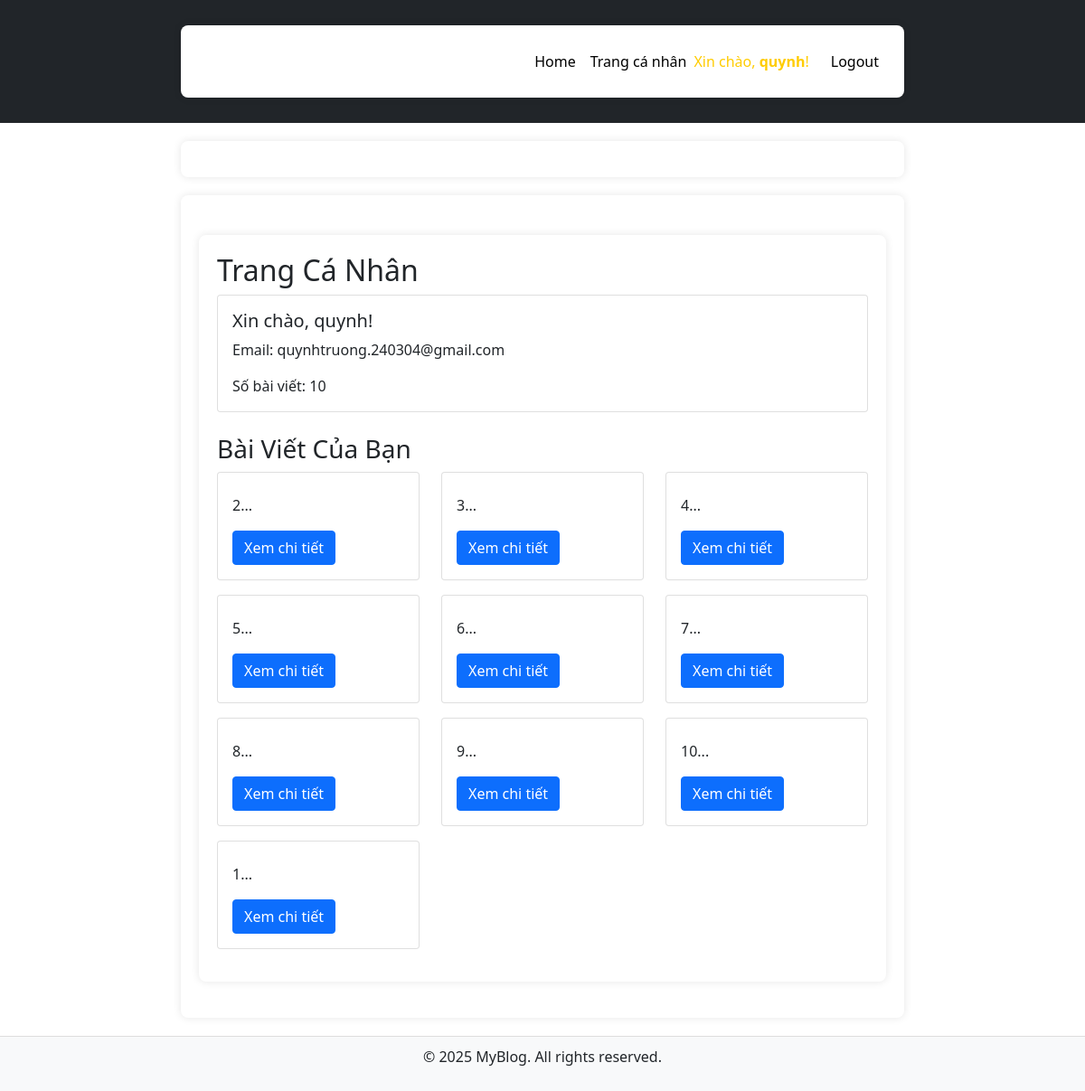
The app's page /profile (signed in) with its own data.
### website/models.py (models this page shows)
class User(db.Model, UserMixin):
    id = db.Column(db.Integer, primary_key=True)
    email = db.Column(db.String(150), unique=True)
    username = db.Column(db.String(150), unique=True)
    password = db.Column(db.String(150))
    date_created = db.Column(db.DateTime(timezone=True), default=func.now())
    is_blocked = db.Column(db.Boolean, default=False)  # ✅ Thêm cột này
    is_admin = db.Column(db.Boolean, default=False)  # ✅ Thêm quyền admin
    posts = db.relationship('Post', backref='user', passive_deletes=True)
    comments = db.relationship('Comment', backref='user', passive_deletes=True)

class Post(db.Model):
    id = db.Column(db.Integer, primary_key=True)
    text = db.Column(db.Text, nullable=False)
    date_created = db.Column(db.DateTime(timezone=True), default=func.now())
    author = db.Column(db.Integer, db.ForeignKey(
        'user.id', ondelete="CASCADE"), nullable=False)
    comments = db.relationship('Comment', backref='post', passive_deletes=True)

### website/views.py (the view)
@views.route("/profile")
@login_required
def profile():
    return render_template("profile.html", user=current_user)

### website/__init__.py (called while the page is built)
def create_app():
    app = Flask(__name__)
    app.config['SECRET_KEY'] = "helloworld"
    app.config['SQLALCHEMY_DATABASE_URI'] = f'sqlite:///{DB_NAME}'
    db.init_app(app)
    migrate = Migrate(app, db)  # ✅ Khởi tạo Flask-Migrate
    from .models import User, Post
    from .views import views
    from .auth import auth
    from .admin import admin
    app.register_blueprint(views, url_prefix="/")
    app.register_blueprint(auth, url_prefix="/")
    app.register_blueprint(admin, url_prefix="/admin")
    create_database(app)  # ✅ Tạo database nếu chưa có
    login_manager = LoginManager()
    login_manager.login_view = "auth.login"
    login_manager.init_app(app)
    @login_manager.user_loader
    def load_user(id):
        return User.query.get(int(id))
    return app

### website/templates/profile.html (shortened to what this page needs)
{% extends "base.html" %}
{% block content %}
<div class="container mt-4">
    <h2>Trang Cá Nhân</h2>
    <div class="card">
        <div class="card-body">
            <h5 class="card-title">Xin chào, {{ user.username }}!</h5>
            <p class="card-text">Email: {{ user.email }}</p>
            <p class="card-text">Số bài viết: {{ user.posts|length }}</p>
        </div>
    </div>
    <h3 class="mt-4">Bài Viết Của Bạn</h3>
    <div class="row">
        {% for post in user.posts %}
        <div class="col-md-4">
            <div class="card mb-3">
                <div class="card-body">
                    <p class="card-text">{{ post.text[:100] }}...</p>
                    <a href="/post/{{ post.id }}" class="btn btn-primary">Xem chi tiết</a>
                </div>
            </div>
        </div>
        {% endfor %}
    </div>
</div>
{% endblock %}

### website/templates/base.html (shortened to what this page needs)
<!DOCTYPE html>
<html lang="en">
  <head>
    <link
      href="https://cdn.jsdelivr.net/npm/bootstrap@5.0.2/dist/css/bootstrap.min.css"
      rel="stylesheet"
    />
  </head>
  <body>
    <nav class="navbar navbar-expand-lg navbar-dark bg-dark">
      <div class="container">
        <a class="navbar-brand" href="/">MyBlog</a>
        <div class="collapse navbar-collapse" id="navbar">
          <div class="navbar-nav ms-auto">
            <a class="nav-item nav-link" href="/home">Home</a>
            {% if user.is_authenticated %}
              <a class="nav-item nav-link" href="/profile">Trang cá nhân</a>
              <span class="navbar-text me-3" style="color: #ffcc00;">Xin chào, <strong>{{ user.username }}</strong>!</span>
              <a class="nav-item nav-link" href="/logout">Logout</a>
            {% else %}
              <a class="nav-item nav-link" href="/login">Login</a>
              <a class="nav-item nav-link" href="/sign-up">Sign Up</a>
            {% endif %}
          </div>
        </div>
      </div>
    </nav>
    <div class="container">
    </div>
    <div class="container">{% block content %}{% endblock %}</div>
    <div class="footer">
      <p>&copy; 2025 MyBlog. All rights reserved.</p>
    </div>
  </body>
</html>

### website/templates/base.html (style rules this page uses)
.container { max-width: 800px; margin: 20px auto; padding: 20px; background: #fff; box-shadow: 0 0 10px rgba(0, 0, 0, 0.1); border-radius: 8px; }
.navbar { margin-bottom: 20px; }
.footer { text-align: center; padding: 10px; margin-top: 20px; background: #f8f9fa; border-top: 1px solid #ddd; }
.navbar-dark .navbar-nav .nav-link { color: black !important; }

### records on screen
User: username "quynh", email "quynhtruong.240304@gmail.com"
Post: text "2"
Post: text "3"
Post: text "4"
Post: text "5"
Post: text "6"
Post: text "7"
Post: text "8"
Post: text "9"
Post: text "10"
Post: text "1"

### other values on screen
{{ user.posts|length }} "10"
